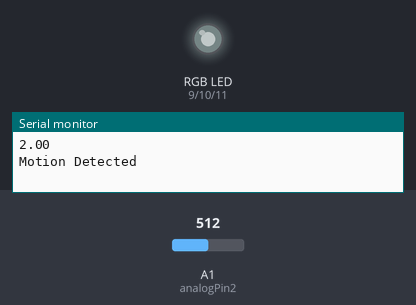
Bench run of a sketch on a simulated Arduino Uno, built with avr-gcc and run on an emulated ATmega328P. Shown: an RGB LED mixed from three pins (HIGH = lit), the last lines printed to the serial monitor. Inputs (shaded band) come from the test bench; at power-on: A1 (analogPin2) = 512. Dim RGB values are drawn brighter than linear.

Above: at 0.15 s.
At 1.35 s:
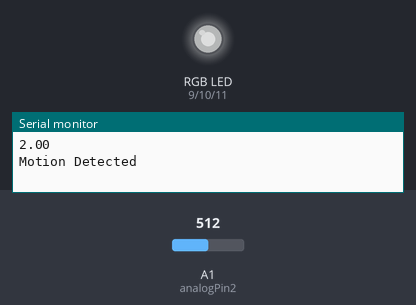
At 5.9 s:
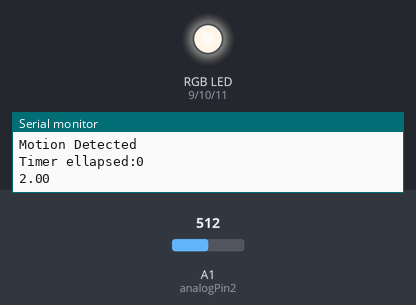
6.0 s: A1 (analogPin2) set to 502
7.6 s: A1 (analogPin2) set to 716
Timing chart, 0 to 10.6 s (numbered marks = the images above; inputs shaded):
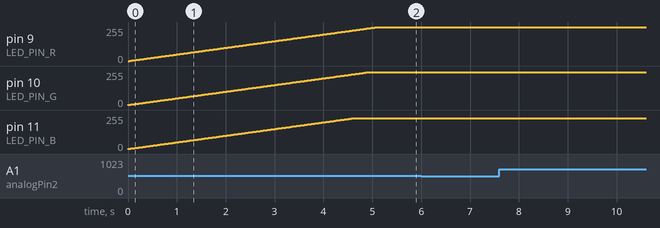

The sketch:

sketch.ino
```cpp
int analogPin1 = A0;
int analogPin2 = A1;
int LED_PIN_R = 9;
int LED_PIN_G = 10;
int LED_PIN_B = 11;
unsigned long delayStart = 0;
unsigned long DELAY_TIME = 20000; // 1.5 sec
float voltage = 0;
bool delayRunning = false;
bool led_condition=false;
bool detection=false;
bool monitor=false;
bool timeractive=false;

void setup() {

  Serial.begin(9600);           //  setup serial
  pinMode(LED_PIN_R, OUTPUT);   // initialize the digital pin as an output.
  pinMode(LED_PIN_G, OUTPUT);   // initialize the digital pin as an output.
  pinMode(LED_PIN_B, OUTPUT);   // initialize the digital pin as an output.
  monitor=true;
}
void leds_on() {

  int r_pwm=0;
  int g_pwm=0;
  int b_pwm=0;

  int r_max=255;
  int g_max=244;
  int b_max=229;
   for (r_pwm = 0; r_pwm <= 254; r_pwm++) {
    if (g_pwm<g_max) {g_pwm++;}
    if (b_pwm<b_max) {b_pwm++;}
    analogWrite(LED_PIN_R, r_pwm);
    analogWrite(LED_PIN_G, g_pwm);
    analogWrite(LED_PIN_B, b_pwm);
    delay(20); // Wait for 20 millisecond(s)
  }
return;
}

void leds_off() {
   for (int brightness = 254; brightness >1; brightness--) {

    analogWrite(LED_PIN_R, brightness);
    analogWrite(LED_PIN_G, brightness);
    analogWrite(LED_PIN_B, brightness);

    delay(20); // Wait for 20 millisecond(s)
  }
  digitalWrite(LED_PIN_R, LOW); // turn led on
  digitalWrite(LED_PIN_G, LOW); // turn led on
  digitalWrite(LED_PIN_B, LOW); // turn led on
  led_condition=false;

return;
}
float voltage_poll(int m_pin) {
  float voltage;
  int val = analogRead(m_pin);  // read the input pin
  voltage= round(val * 3.0 / 1023.0);
  Serial.println(voltage);          // debug value
  return voltage;
}

void checkToggleLed(bool motion) { // led task
  int ellapsed=(millis() - delayStart);
  Serial.print("Timer ellapsed:");
  Serial.println(ellapsed);
  if (delayRunning && ((millis() - delayStart) >= DELAY_TIME)) {
    delayStart += DELAY_TIME; // this prevents drift in the delays
    leds_off();
    delayRunning=false;
    timeractive=false;
  }
}

bool motiondetect() {
  if (voltage_poll(A1) > 1.00) {
    return true;
  }

  if (voltage_poll(A1) == 0.00) {
    return false;
  }
 return false;
}
void loop() {

bool motion = motiondetect();

if (motion == true) {
  Serial.println("Motion Detected");
} else {
  Serial.println("No Motion");
}

if ((motion==true) && (timeractive==false)) {
  delayStart = millis();
  delayRunning = true;
  timeractive=true;
  leds_on();
}

if ((motion==true) && (timeractive==true)) {
  delayStart=millis();
}

if (timeractive==true) {
  checkToggleLed(motion);
}

}
```
